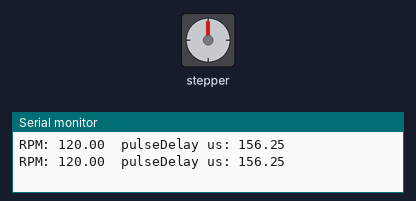
A sketch run on a simulated Arduino Uno, built with avr-gcc and run on an emulated ATmega328P. Parts: stepper motor, the last lines printed to the serial monitor. Wiring (inferred from the names in the program): stepper motor driver (1600 steps per turn assumed): step pin 8; direction pin 9.

Above: at 0.6 s.
At 10.4 s:
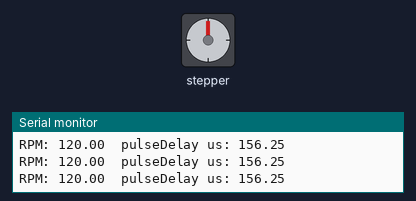
At 19.7 s:
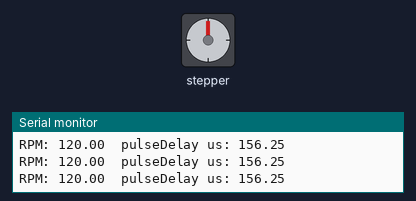
At 39.4 s:
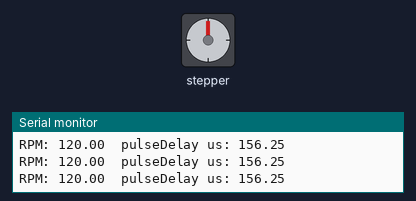
Timing chart, 0 to 40.0 s (numbered marks = the images above):
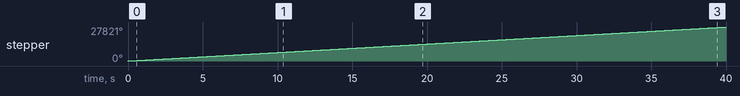

The sketch:

Demo_A_0_1_manual_stepMode_n_RPM.ino
```cpp
//Alexander Visscher Created 27/11/2024
//Project: Stepper motor demonstration on Step modes and Speed
//For: Contribution towards Practable.io
//------------------------------------------------------------

/*
Stepper Motor Resolution Calculations:

- Full Step: 200 steps per revolution (1.8° per step)
- Half Stepping: 400 steps per revolution (0.9° per step)
- Quarter Stepping: 800 steps per revolution (0.45° per step)
- 1/8 Stepping: 1600 steps per revolution (0.225° per step)
- 1/16 Stepping: 3200 steps per revolution (0.1125° per step)

Microstepping Mode Configuration (MS1, MS2, MS3 pins):

- Full Step:    MS1 = Low (0), MS2 = Low (0), MS3 = Low (0)
- Half Step:    MS1 = High (1), MS2 = Low (0), MS3 = Low (0)
- Quarter Step: MS1 = Low (0), MS2 = High (1), MS3 = Low (0)
- 1/8 Step:     MS1 = High (1), MS2 = High (1), MS3 = Low (0)
- 1/16 Step:    MS1 = High (1), MS2 = High (1), MS3 = High (1)
*/

// Define stepper motor connections and steps per revolution:
#define dirPin 9
#define stepPin 8
#define MS1 5
#define MS2 6
#define MS3 7

// Settings
#define stepsPerRevolution 1600 //How many steps in a revolution. Specified by the stepMode and Stepper Motor resolution.
float RPM = 120; //rotations per minute

void setup() {
  Serial.begin(9600);
  // Declare pins as output:
  pinMode(stepPin, OUTPUT);
  pinMode(dirPin, OUTPUT);
  pinMode(MS1,OUTPUT);
  pinMode(MS2,OUTPUT);
  pinMode(MS3,OUTPUT);

  // Set the Step mode
  digitalWrite(MS1, HIGH);
  digitalWrite(MS2, HIGH);
  digitalWrite(MS3, LOW);
  // Set the spinning direction clockwise:
  digitalWrite(dirPin, HIGH);

}

void loop() {
  // The stepper motor moves by having signals sent at specified intervals.
  // The interval (stepDelay) between each signal determined the stepper motors speed
  float stepDelay = 60.0 / (RPM * stepsPerRevolution);  // in seconds
  float pulseDelay = (stepDelay / 2) * 1000 * 1000;    //step delay in microseconds.
  Serial.println("RPM: " + String(RPM) + "  pulseDelay us: " + String(pulseDelay));


  // Spin the stepper motor 1 revolution
  for (int i = 0; i < stepsPerRevolution; i++) {
    // These four lines result in 1 step:
    digitalWrite(stepPin, HIGH);
    delayMicroseconds(pulseDelay);
    digitalWrite(stepPin, LOW);
    delayMicroseconds(pulseDelay);
  }

}
```

Measured:
- by itself, stepper: keeps turning clockwise at about 696°/s
